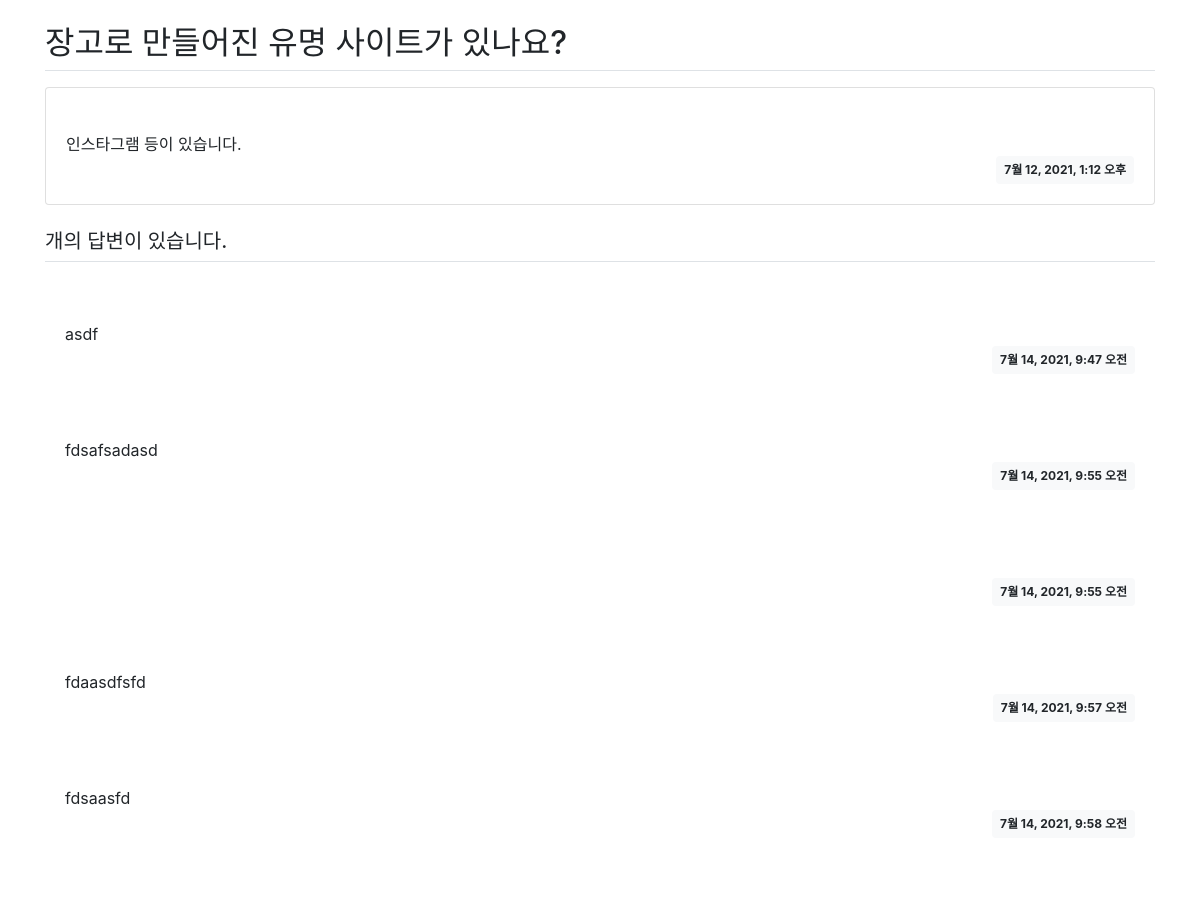
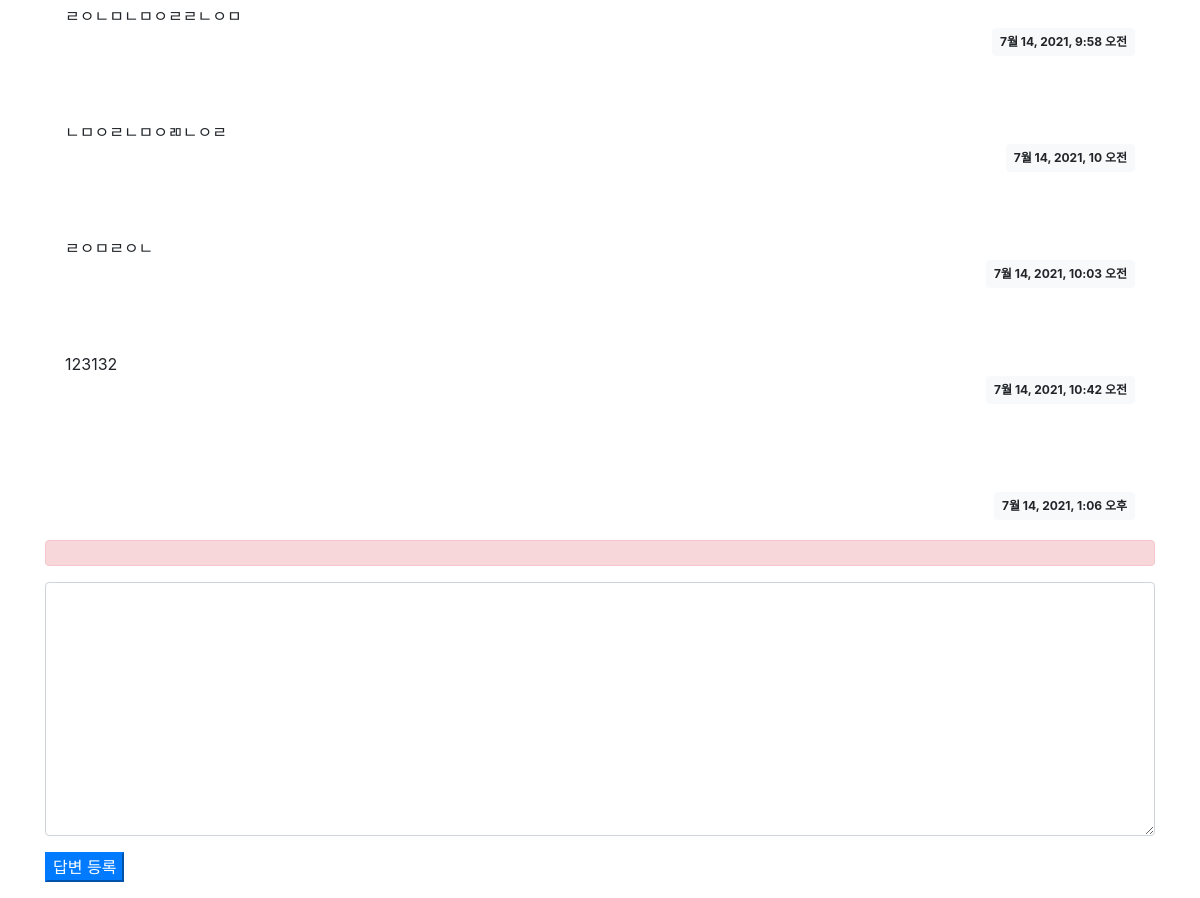
Page /pybo/3/ on the committed database (2 pictures, top to bottom).
### pybo/models.py (models this page shows, shortened)
class Question(models.Model):
    subject = models.CharField(max_length=200)
    content = models.TextField()
    create_date = models.DateTimeField()

class Answer(models.Model):
    question = models.ForeignKey(Question, on_delete=models.CASCADE)
    content = models.TextField()
    create_date = models.DateTimeField()

### pybo/views.py (the view)
# urls.py: path('<int:question_id>/', views.detail, name='detail'),
def detail(request, question_id):
    question = get_object_or_404(Question, id=question_id)
    context = {'question': question}
    return render(request, 'pybo/question_detail.html',context)

### templates/pybo/question_detail.html (shortened to what this page needs)
{% load static %}
<link rel="stylesheet" href="{% static 'bootstrap.css' %}">
<div class="container my-3">
  <h2 class="border-bottom py-2">{{ question.subject }}</h2>
  <div class="card my-3">
    <div class="card-body">
      <div class="card-text" style="white-space: pre-line">
        {{ question.content }}
      </div>
      <div class="d-flex justify-content-end">
        <div class="badge badge-light p-2">
          {{ question.create_date }}
        </div>
      </div>
    </div>
  </div>
  <h5 class="border-bottom my-3 py-2">
    {{ question.answer_set.conut }}개의 답변이 있습니다.
  </h5>
  {% for answer in question.answer_set.all %}
    <div class="card-body">
      <div class="card-text" style="white-space: pre-line">
        {{ answer.content }}
      </div>
      <div class="d-flex justify-content-end">
        <div class="badge badge-light p-2">
          {{ answer.create_date }}
        </div>
      </div>
    </div>
  {% endfor %}
<form action="{% url 'pybo:answer_create' question.id %}" method="post">
      <div class="alert alert-danger" role="alert">
    </div>
  <div class="form-group">
    <textarea name="content" id="content" rows="10" class="form-control"></textarea>
  </div>
  <input type="submit" value="답변 등록" class="btn-primary">
</form>
</div>

### rows in the picture
Question: subject "장고로 만들어진 유명 사이트가 있나요?", content "인스타그램 등이 있습니다.", create_date "7월 12, 2021, 1:12 오후"
Answer: content "asdf", create_date "7월 14, 2021, 9:47 오전"
Answer: content "fdsafsadasd", create_date "7월 14, 2021, 9:55 오전"
Answer: create_date "7월 14, 2021, 9:55 오전"
Answer: content "fdaasdfsfd", create_date "7월 14, 2021, 9:57 오전"
Answer: content "fdsaasfd", create_date "7월 14, 2021, 9:58 오전"
Answer: content "ㄹㅇㄴㅁㄴㅁㅇㄹㄹㄴㅇㅁ", create_date "7월 14, 2021, 9:58 오전"
Answer: content "ㄴㅁㅇㄹㄴㅁㅇㄻㄴㅇㄹ", create_date "7월 14, 2021, 10 오전"
Answer: content "ㄹㅇㅁㄹㅇㄴ", create_date "7월 14, 2021, 10:03 오전"
Answer: content "123132", create_date "7월 14, 2021, 10:42 오전"
Answer: create_date "7월 14, 2021, 1:06 오후"
